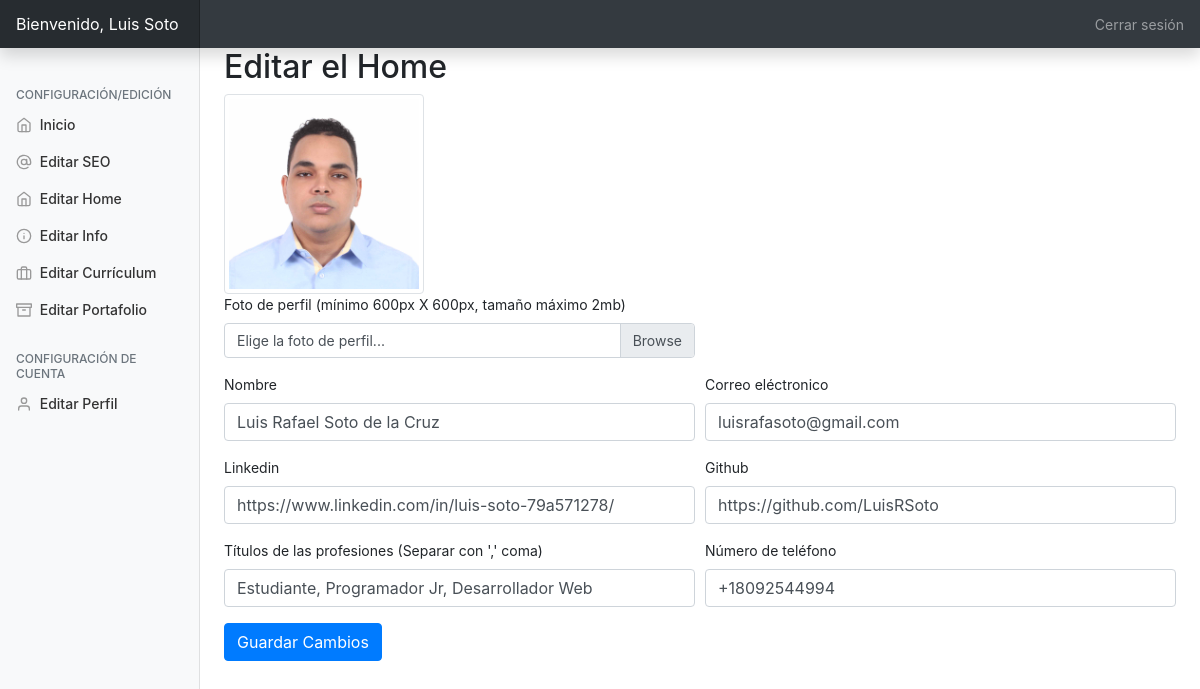
The page /admin/?edithome=true (signed in) on the database its author committed.
### tables this page shows
CREATE TABLE `personal_setup` (
  `id` int(11) NOT NULL,
  `profilepic` varchar(250) NOT NULL,
  `name` varchar(250) NOT NULL,
  `linkedin` varchar(200) NOT NULL,
  `github` varchar(200) NOT NULL,
  `professions` varchar(200) NOT NULL,
  `mobile` varchar(200) NOT NULL,
  `emailid` varchar(200) NOT NULL
);

### admin/php/home.php (the view, shortened to what this page needs)
<h2>Editar el Home</h2>
         <form method="post" action="php/uhome.php" enctype="multipart/form-data">
  <div class="form-row">
  <div class="form-group col-md-6">
  <img src="../assets/img/<?=$data['profilepic']?>" class="oo img-thumbnail"><br>
  <label>Foto de perfil (mínimo 600px X 600px, tamaño máximo 2mb)</label>
  <div class="custom-file">
    <label class="custom-file-label" for="profilepic">Elige la foto de perfil...</label>
  </div></div>
  <div class="form-group col-md-6">
  <div class="custom-file">
  </div></div>
   <div class="form-group col-md-6">
      <label for="name">Nombre</label>
      <input type="name" name="name" value="<?=$data['name']?>" class="form-control" id="name" placeholder="Nombre Apellido">
    </div>
    <div class="form-group col-md-6">
      <label for="email">Correo eléctronico</label>
      <input type="email" name="email" value="<?=$data['emailid']?>" class="form-control" id="email" placeholder="example@gmail.com">
    </div>
    <div class="form-group col-md-6">
      <label for="linkedin">Linkedin</label>
      <input type="text" class="form-control" value="<?=$data['linkedin']?>" name="linkedin" id="linkedin" placeholder="https://linkedin.com/url">
    </div>
    <div class="form-group col-md-6">
      <label for="github">Github</label>
      <input type="text" class="form-control"  value="<?=$data['github']?>" name="github" id="github" placeholder="https://github.com/url">
    </div>
  </div>
  <div class="form-row">
  <div class="form-group col-md-6">
    <label for="profession">Títulos de las profesiones (Separar con ',' coma)</label>
    <input type="text" class="form-control" name="profession" value="<?=$data['professions']?>" id="profession" placeholder="Estudiante, Programador, Etc">
  </div>
  <div class="form-group col-md-6">
    <label for="mobile">Número de teléfono</label>
    <input type="text" class="form-control" value="<?=$data['mobile']?>" name="mobile" id="mobile" placeholder="+11111111111">
  </div>
             </div>
  <input type="submit" name="save" class="btn btn-primary" value="Guardar Cambios">
</form>

### admin/css/dashboard.css (style rules this page uses)
body { font-size: .875rem; }

### admin/index.php (style rules this page uses)
.oo { height: 200px; }

### rows shown on the page
personal_setup: profilepic (picture), name "Luis Rafael Soto de la Cruz", email "luisrafasoto@gmail.com", linkedin "https://www.linkedin.com/in/luis-soto-79a571278/", github "https://github.com/LuisRSoto", profession "Estudiante, Programador Jr, Desarrollador Web", mobile "+18092544994"

### other values the page prints
$_SESSION['username'] "Luis Soto"
